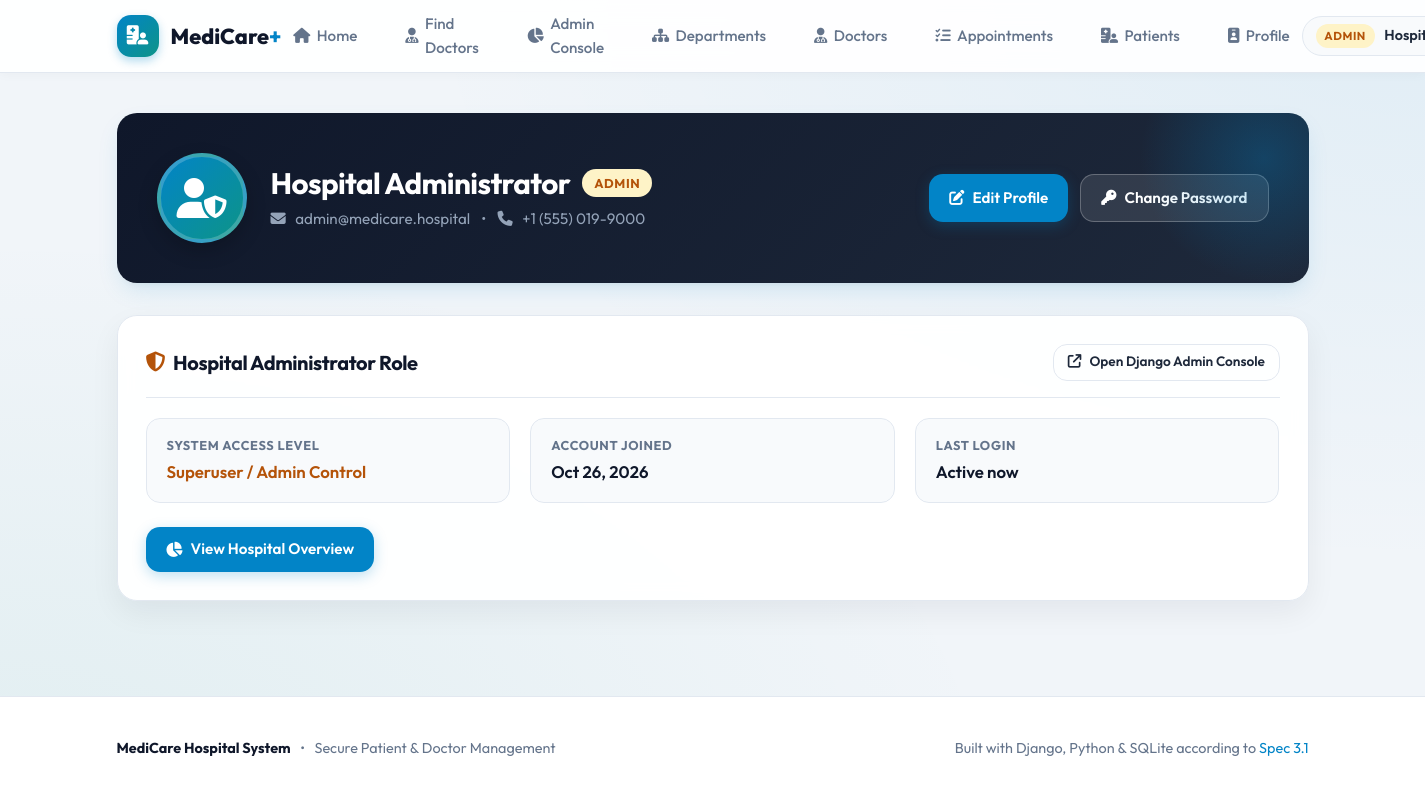
The app's page /accounts/profile/ (signed in), older data.
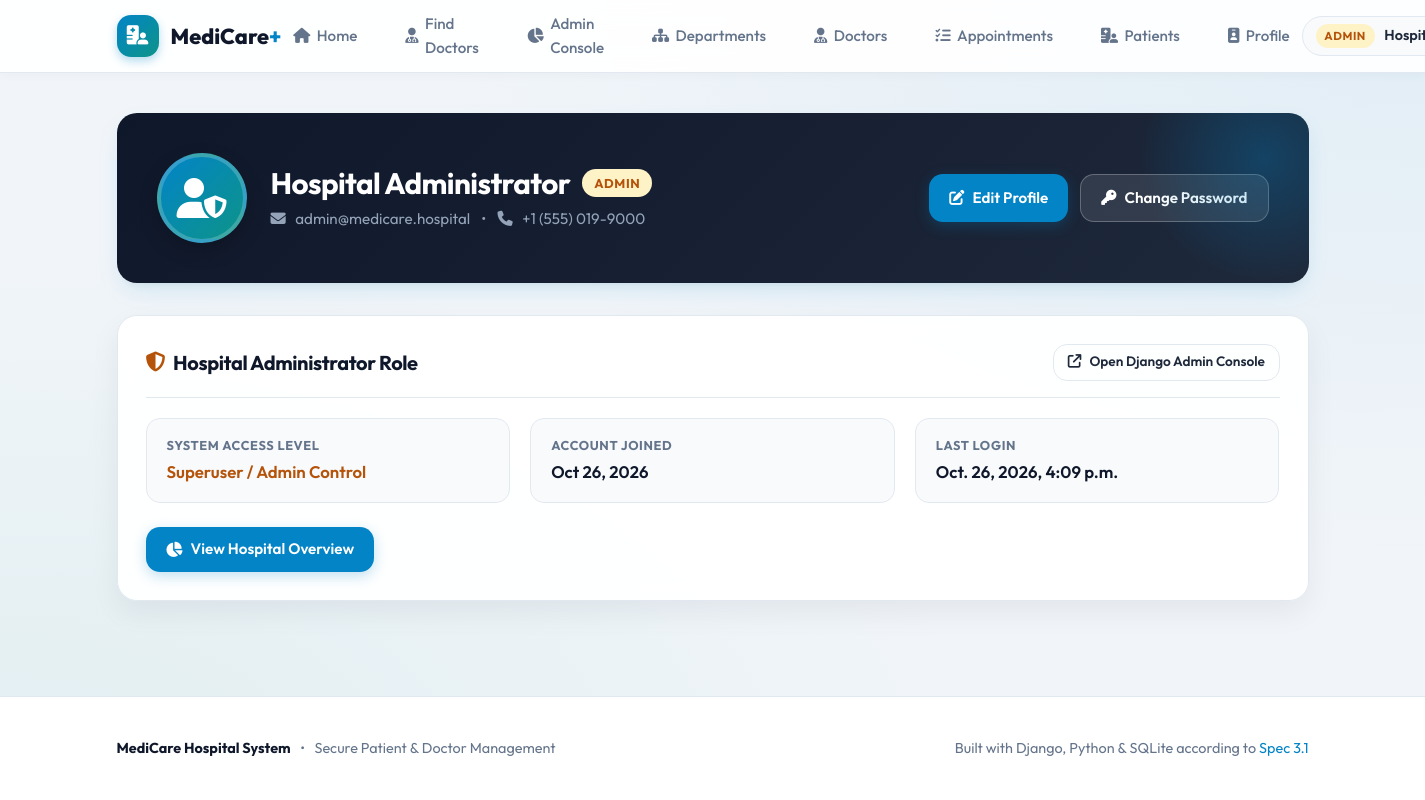
The same page, newer data.
### accounts/models.py (models this page shows, shortened)
class User(AbstractUser):
    ROLE_CHOICES = (
        ('patient', 'Patient'),
        ('doctor', 'Doctor'),
        ('admin', 'Admin'),
    )
    email = models.EmailField(unique=True)
    role = models.CharField(max_length=10, choices=ROLE_CHOICES, default='patient')
    phone = models.CharField(max_length=20, blank=True)

### accounts/views.py (the view)
# urls.py: path('profile/', views.profile_view, name='profile'),
@login_required
def profile_view(request):
    user = request.user
    patient_profile = None
    doctor_profile = None
    if user.role == 'patient':
        patient_profile, _ = PatientProfile.objects.get_or_create(user=user)
    elif user.role == 'doctor':
        doctor_profile = Doctor.objects.filter(user=user).first()
    context = {
        'profile_user': user,
        'patient_profile': patient_profile,
        'doctor_profile': doctor_profile,
    }
    return render(request, 'accounts/profile.html', context)

### templates/accounts/profile.html (shortened to what the changed rows need)
{% extends 'base.html' %}
{% block content %}
<div class="container" style="padding-top: 2.5rem; padding-bottom: 3.5rem;">
  <div class="profile-hero">
    <div class="profile-hero-info">
      <div>
        <div style="display: flex; align-items: center; gap: 0.75rem; margin-bottom: 0.35rem;">
          <h1 style="color: white; font-size: 1.85rem;">{{ profile_user.get_full_name|default:profile_user.username }}</h1>
          <span class="role-pill role-{{ profile_user.role }}" style="font-size: 0.8rem; padding: 0.25rem 0.75rem;">
            {{ profile_user.get_role_display }}
          </span>
        </div>
        <p style="color: #94a3b8; font-size: 0.95rem;">
          <i class="fa-solid fa-envelope" style="margin-right: 0.4rem;"></i> {{ profile_user.email }}
          {% if profile_user.phone %}
            <span style="margin: 0 0.5rem;">&bull;</span>
            <i class="fa-solid fa-phone" style="margin-right: 0.4rem;"></i> {{ profile_user.phone }}
          {% endif %}
        </p>
      </div>
    </div>
  </div>
  {% if profile_user.role == 'patient' %}
    <div style="display: grid; grid-template-columns: 2fr 1fr; gap: 2rem;">
      <div class="card">
        <div class="card-header">
          <h2 style="font-size: 1.25rem; display: flex; align-items: center; gap: 0.5rem;">
            <i class="fa-solid fa-notes-medical" style="color: var(--primary);"></i> Medical & Personal Information
          </h2>
          <span style="font-size: 0.85rem; color: var(--text-muted);">Confidential Patient Record</span>
        </div>
        <div class="info-list">
          <div class="info-item">
            <div class="info-label">Date of Birth</div>
            <div class="info-value">{{ patient_profile.date_of_birth|default:"Not specified" }}</div>
          </div>
          <div class="info-item">
            <div class="info-label">Gender</div>
            <div class="info-value">{{ patient_profile.gender|default:"Not specified" }}</div>
          </div>
          <div class="info-item">
            <div class="info-label">Blood Group</div>
            <div class="info-value" style="color: var(--danger);">
              <i class="fa-solid fa-droplet"></i> {{ patient_profile.blood_group|default:"Not recorded" }}
            </div>
          </div>
          <div class="info-item">
            <div class="info-label">Emergency Contact</div>
            <div class="info-value">{{ patient_profile.emergency_contact|default:"None provided" }}</div>
          </div>
        </div>
        <div style="margin-top: 1.5rem;">
          <div class="info-label">Residential Address</div>
          <p style="background: #f8fafc; border: 1px solid var(--border-color); padding: 1rem; border-radius: var(--radius-md); font-size: 0.95rem;">
            {{ patient_profile.address|default:"No address registered yet. Click 'Edit Profile' to add your address." }}
          </p>
        </div>
      </div>
      <div style="display: flex; flex-direction: column; gap: 1.5rem;">
        <div class="card" style="text-align: center; padding: 2rem 1.5rem;">
          <div class="stat-icon primary" style="margin: 0 auto 1rem; width: 60px; height: 60px; font-size: 1.75rem;">
            <i class="fa-solid fa-calendar-check"></i>
          </div>
          <h3 style="font-size: 1.2rem; margin-bottom: 0.5rem;">Appointment Portal</h3>
          <p style="color: var(--text-muted); font-size: 0.9rem; margin-bottom: 1.5rem;">Manage your scheduled doctor consultations and view history.</p>
          <a href="{% url 'patient_dashboard' %}" class="btn btn-primary" style="width: 100%;">
            <i class="fa-solid fa-arrow-right"></i> View My Appointments
          </a>
        </div>
        <div class="card" style="text-align: center; padding: 2rem 1.5rem;">
          <div class="stat-icon secondary" style="margin: 0 auto 1rem; width: 60px; height: 60px; font-size: 1.75rem;">
            <i class="fa-solid fa-stethoscope"></i>
          </div>
          <h3 style="font-size: 1.2rem; margin-bottom: 0.5rem;">Find a Specialist</h3>
          <p style="color: var(--text-muted); font-size: 0.9rem; margin-bottom: 1.5rem;">Browse departments and book with expert medical doctors.</p>
          <a href="{% url 'doctor_list' %}" class="btn btn-secondary" style="width: 100%;">
            <i class="fa-solid fa-magnifying-glass"></i> Browse Doctors
          </a>
        </div>
      </div>
    </div>
  {% else %}
    <div class="card">
      <div class="card-header">
        <h2 style="font-size: 1.25rem; display: flex; align-items: center; gap: 0.5rem;">
          <i class="fa-solid fa-shield-halved" style="color: #b45309;"></i> Hospital Administrator Role
        </h2>
        <a href="/admin/" class="btn btn-outline btn-sm" target="_blank">
          <i class="fa-solid fa-arrow-up-right-from-square"></i> Open Django Admin Console
        </a>
      </div>
      <div class="info-list">
        <div class="info-item">
          <div class="info-label">System Access Level</div>
          <div class="info-value" style="color: #b45309;">Superuser / Admin Control</div>
        </div>
        <div class="info-item">
          <div class="info-label">Account Joined</div>
          <div class="info-value">{{ profile_user.date_joined|date:"M d, Y" }}</div>
        </div>
        <div class="info-item">
          <div class="info-label">Last Login</div>
          <div class="info-value">{{ profile_user.last_login|default:"Active now" }}</div>
        </div>
      </div>
      <div style="margin-top: 1.5rem; display: flex; gap: 1rem;">
        <a href="{% url 'admin_dashboard' %}" class="btn btn-primary">
          <i class="fa-solid fa-chart-pie"></i> View Hospital Overview
        </a>
      </div>
    </div>
  {% endif %}
</div>
{% endblock %}

### templates/base.html (shortened to what this page needs)
{% load static %}
<!DOCTYPE html>
<html lang="en">
<head>
  <link rel="stylesheet" href="https://cdnjs.cloudflare.com/ajax/libs/font-awesome/6.5.1/css/all.min.css">
  <link rel="stylesheet" href="{% static 'css/style.css' %}">
</head>
<body>
  <header class="navbar">
    <div class="container nav-container">
      <a href="{% url 'home' %}" class="brand-logo" id="nav-brand">
        <div class="brand-icon">
          <i class="fa-solid fa-hospital-user"></i>
        </div>
        <span>MediCare<span style="color: var(--primary);">+</span></span>
      </a>
      <nav>
        <ul class="nav-links">
          <li><a href="{% url 'home' %}" class="nav-link"><i class="fa-solid fa-house"></i> Home</a></li>
          <li><a href="{% url 'doctor_list' %}" class="nav-link"><i class="fa-solid fa-user-doctor"></i> Find Doctors</a></li>
          {% if user.is_authenticated %}
            {% if user.role == 'patient' %}
              <li><a href="{% url 'patient_dashboard' %}" class="nav-link"><i class="fa-solid fa-calendar-check"></i> My Appointments</a></li>
            {% elif user.role == 'doctor' %}
              <li><a href="{% url 'doctor_dashboard' %}" class="nav-link"><i class="fa-solid fa-calendar-day"></i> Doctor Schedule</a></li>
            {% elif user.role == 'admin' or user.is_staff or user.is_superuser %}
              <li><a href="{% url 'admin_dashboard' %}" class="nav-link"><i class="fa-solid fa-chart-pie"></i> Admin Console</a></li>
              <li><a href="{% url 'admin_department_list' %}" class="nav-link"><i class="fa-solid fa-sitemap"></i> Departments</a></li>
              <li><a href="{% url 'admin_doctor_list' %}" class="nav-link"><i class="fa-solid fa-user-doctor"></i> Doctors</a></li>
              <li><a href="{% url 'admin_appointment_list' %}" class="nav-link"><i class="fa-solid fa-list-check"></i> Appointments</a></li>
              <li><a href="{% url 'admin_patient_list' %}" class="nav-link"><i class="fa-solid fa-hospital-user"></i> Patients</a></li>
            {% endif %}
            <li><a href="{% url 'profile' %}" class="nav-link"><i class="fa-solid fa-id-badge"></i> Profile</a></li>
          {% endif %}
        </ul>
      </nav>
      <div class="nav-actions">
        {% if user.is_authenticated %}
          <div class="user-badge-nav">
            <span class="role-pill role-{{ user.role }}">{{ user.get_role_display }}</span>
            <span style="font-weight: 600; font-size: 0.9rem;">{{ user.first_name|default:user.username }}</span>
          </div>
        {% endif %}
      </div>
    </div>
  </header>
  <main style="flex: 1;">
    {% block content %}{% endblock %}
  </main>
  <footer class="footer">
    <div class="container footer-content">
      <div style="display: flex; align-items: center; gap: 0.6rem;">
        <span style="font-weight: 700; color: var(--dark);">MediCare Hospital System</span>
        <span>&bull;</span>
        <span>Secure Patient & Doctor Management</span>
      </div>
      <div>
        Built with Django, Python & SQLite according to <a href="{% url 'home' %}">Spec 3.1</a>
      </div>
    </div>
  </footer>
</body>
</html>

Row changes from the older to the newer data that the page shows:
changed User "Hospital Administrator": last_login "Active now" → "Oct. 26, 2026, 4:09 p.m."
